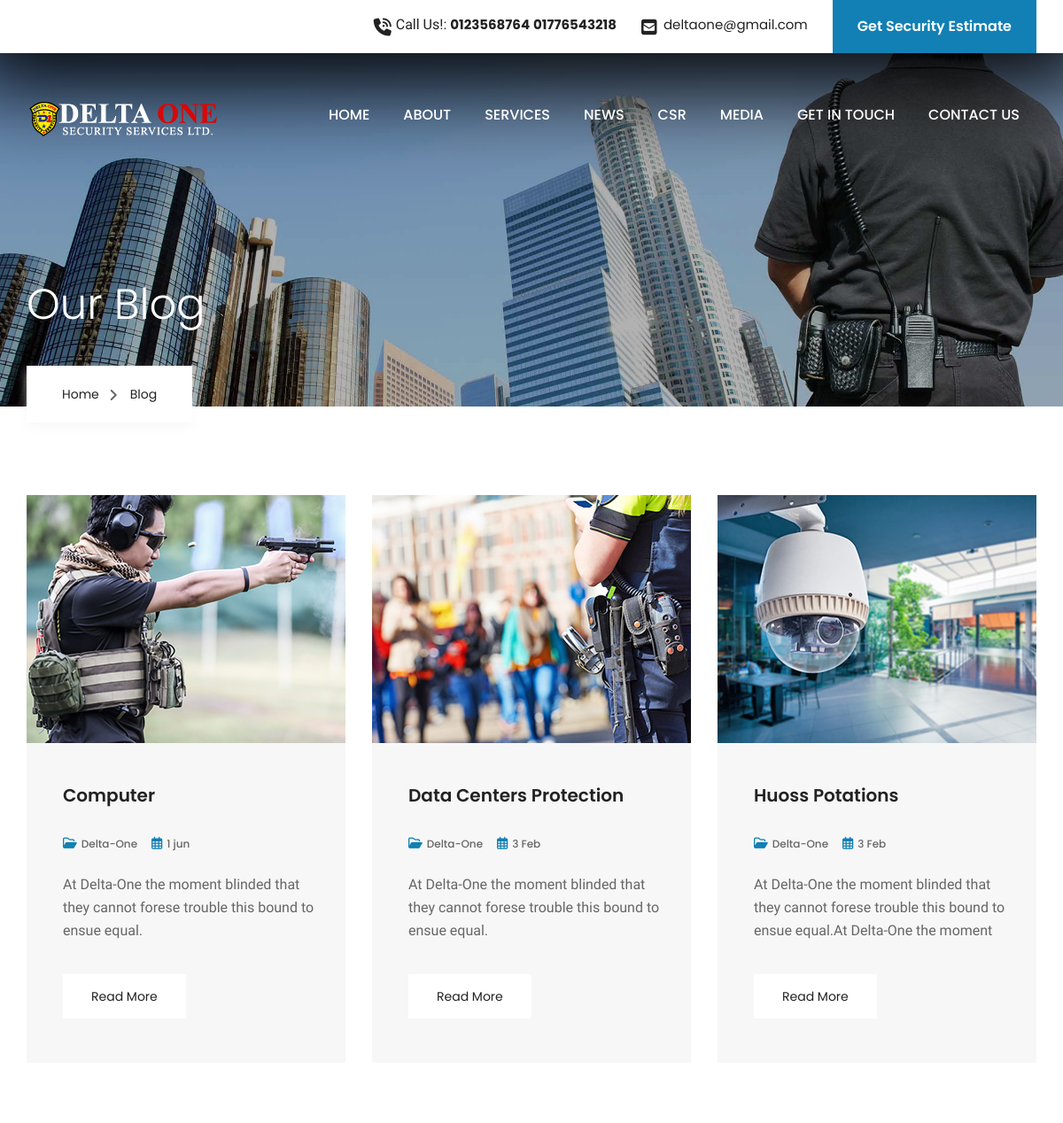
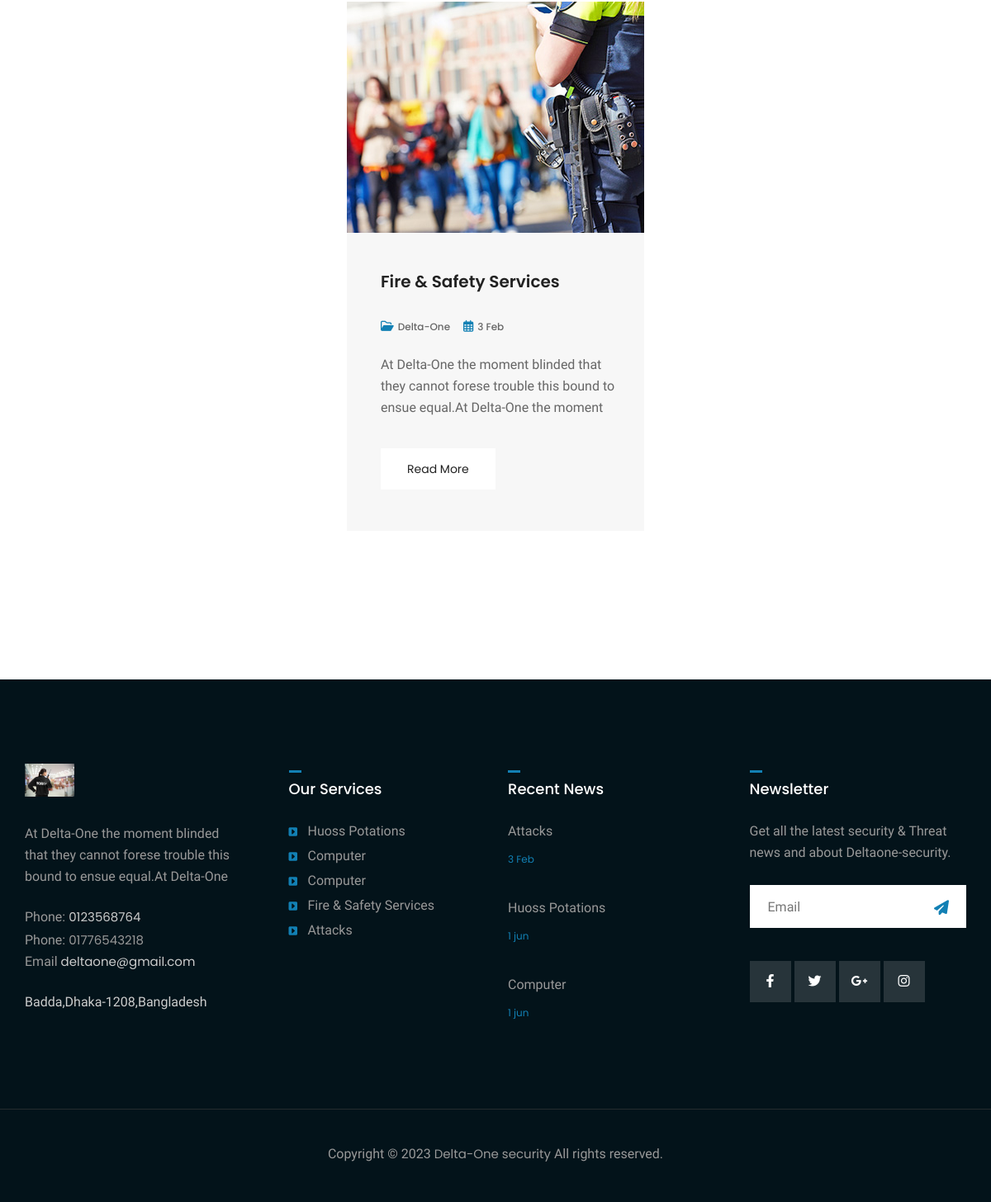
/blog-us/, run on the app's committed database (2 pictures, top to bottom).
### security_app/models.py (models this page shows, shortened)
class Header_and_Footer(models.Model):
    image = models.ImageField(upload_to='Our_blog')
    detalis = models.CharField(max_length=150)
    phone_number1 = models.CharField(max_length=16)
    phone_number2 = models.CharField(max_length=16)
    email =models.EmailField(max_length=100)
    address = models.CharField(max_length=100)
    class Meta:
        verbose_name = 'Header_and_Footer'
        verbose_name_plural = 'Header_and_Footers'
    def __str__(self):
        return self.phone_number1

class Other_Page_Image(models.Model):
    image = models.ImageField(upload_to='Other_Image',blank=True)
    Image_Name = models.CharField(max_length=50,blank=True)
    class Meta:
        verbose_name_plural = 'Other_Page_Images'

class Our_blog(models.Model):
    image = models.ImageField(upload_to='Our_blogImage')
    title = models.CharField(max_length=100)
    detalis = models.CharField(max_length=150)
    date = models.CharField(max_length=100,null=True)
    class Meta:
        verbose_name = 'Our_blog'
        verbose_name_plural = 'Our_blogs'

class Service_Section(models.Model):
    image = models.ImageField(upload_to='ServiceImage',)
    title = models.CharField(max_length=100)
    detalis = RichTextField(default='aaa')

class News_section(models.Model):
    image = models.ImageField(upload_to='News_sectionImage')
    title = models.CharField(max_length=100)
    detalis = models.CharField(max_length=150)
    date = models.CharField(max_length=100,null=True)
    class Meta:
        verbose_name = 'News_section'
        verbose_name_plural = 'News_sections'

### security_app/views.py (the view)
# urls.py: path('blog-us/',blog_page,name='blog-page' ),
def blog_page(request):
    our_blog = Our_blog.objects.all()
    context={
        'our_blog':our_blog,
    }
    return render(request,'security_app/blog.html',context)

### security_app/context_processors.py (called while the page is built)
def G_services(requrest):
    g_service_s = Service_Section.objects.all()
    context={
        'g_service_s':g_service_s
    }
    return context

def G_security_information(requrest):
    g_service_info = Security_information.objects.all().order_by("-id")[:1]
    context={
        'g_service_info':g_service_info
    }
    return context

def G_Gave_Protection_R(requrest):
    g_Gave_Protection_R = I_Gave_Protection_R.objects.all().order_by("-id")[:3]
    context={
        'g_Gave_Protection_R':g_Gave_Protection_R
    }
    return context

def G_Gave_Protection_L(requrest):
    g_Gave_Protection_L = I_Gave_Protection_L.objects.all().order_by("-id")[:3]
    context={
        'g_Gave_Protection_L':g_Gave_Protection_L
    }
    return context

def G_Skill(requrest):
    g_Skill = Skill.objects.all().order_by("-id")[:3]
    context={
        'g_Skill':g_Skill
    }
    return context

def G_contact(requrest):
    g_contact = Header_and_Footer.objects.all()
    print(g_contact)
    context={
        'g_contact':g_contact
    }
    return context

def G_Team_section(requrest):
    g_Team_section = Team_section.objects.all().order_by("-id")[:4]
    context={
        'g_Team_section':g_Team_section
    }
    return context

def G_Brand_section_Add(requrest):
    g_Brand_section_Add = Brand_section_Add.objects.all().order_by("-id")[:5]
    context={
        'g_Brand_section_Add':g_Brand_section_Add
    }
    return context

def G_news(requrest):
    g_news = News_section.objects.all()
    context={
        'g_news':g_news
    }
    return context

def G_Other_Page_Image(requrest):
    g_Other_Page_Image = Other_Page_Image.objects.all().order_by("-id")[:1]
    context={
        'g_Other_Page_Image':g_Other_Page_Image
    }
    return context

def G_Social_media(requrest):
    g_Social_media = Social_media.objects.first()
    context={
        'g_Social_media': g_Social_media,
    }
    return context

### security_app/templates/security_app/blog.html (shortened to what this page needs)
{% extends 'security_app/base.html' %}
{% load static %}
{% block content %}
    {% for i in g_Other_Page_Image %}
    <section class="page-title" style="background-image: url({{i.image.url}});">
    {% endfor %}
        <div class="container">
            <div class="content-box">
                <h1 class="title">Our Blog</h1>
                <ul class="bread-crumb">
                    <li><a href="{% url 'index-page' %}">Home</a></li>
                    <li>Blog</li>
                </ul>
            </div>
        </div>
    </section>
    <section class="news-section our-blog">
        <div class="container">
            <div class="row">
                {% for i in our_blog %}
                    <div class="col-lg-4 col-md-6 col-sm-12 news-column mx-auto ">
                        <div class="news-block-one overlay-box wow fadeInUp" data-wow-delay="0ms">
                            <figure class="image-box">
                                <img style="width: 360px; height: 280px;" src="{{ i.image.url }}" alt="">
                            </figure>
                            <div class="lower-content">
                                <h3 style="width: 289px; height: 56px; overflow: hidden;"><a href="blog-details.html">{{i.title }}</a></h3>
                                <ul class="post-meta">
                                    <li><i class="far fa-folder-open"></i>Delta-One</li>
                                    <li><i class="far fa-calendar-alt"></i>{{ i.date }}</li>
                                </ul>
                                <div style="width: 289px; height: 78px; overflow: hidden; " class="text">{{ i.detalis }}</div>
                                <div class="link"><a href="{% url 'blog_details-page' %}">Read More</a></div>
                            </div>
                        </div>
                    </div>
                {% endfor %}
            </div>
        </div>
    </section>
{% endblock content %}

### security_app/templates/security_app/base.html (shortened to what this page needs)
<!DOCTYPE html>
<html lang="en">
<head>
{% load static %}
<link href="{% static 'security_app/css/style.css' %}" rel="stylesheet">
<link href="{% static 'security_app/css/responsive.css' %}" rel="stylesheet">
<link rel="stylesheet" href="https://cdnjs.cloudflare.com/ajax/libs/font-awesome/6.3.0/css/all.min.css"/>
</head>
<body class="boxed_wrapper">
    <header class="main-header">
        <div class="header-top">
            <div class="container clearfix">
                    {% for i in g_contact %}
                    <div class="top-right clearfix">
                        <ul class="clearfix">
                            <li class="upper-column float-left">
                                <i class="fa fa-phone-volume"></i>
                                Call Us!: <a href="tel:{{ i.phone_number1 }}" >{{ i.phone_number1 }}</a> <a href="tel:{{ i.phone_number2 }}">{{ i.phone_number2 }}</a>
                            </li>
                            <li class="upper-column">
                                <i class="fa fa-envelope-square"></i>
                                <a href="mailto:{{ i.email }}">{{ i.email }}</a>
                            </li>
                            <li class="upper-column">
                                <a href="#" class="upper-btn">Get Security Estimate</a>
                            </li>
                        </ul>
                    </div>
                    {% endfor %}
            </div>
        </div>
        <div class="container">
            <div class="header-bottom">
                <div class="nav-outer clearfix" >
                    <div class="logo-outer">
                        <figure class="logo-box"><a href="{% url 'index-page' %}"><img src="{% static 'security_app/images/logo1.png' %}" alt=""></a></figure>
                    </div>
                    <div class="menu-area clearfix">
                        <nav class="main-menu navbar-expand-lg">
                            <div class="navbar-collapse collapse clearfix">
                                <ul class="navigation clearfix">
                                    <li><a href="{% url 'index-page' %}">Home</a></li>
                                    <li class="dropdown"><a href="#">About</a>
                                    </li>
                                    <li class="dropdown"><a href="#">SERVICES</a>
                                    </li>
                                    <li><a href="{% url 'news-page' %}">News</a></li>
                                    <li><a href="{% url 'csr-page' %}">CSR </a></li>
                                    <li class="dropdown"><a href="#">Media</a>
                                    </li>
                                    <li class="dropdown"><a href="#">Get IN Touch</a>
                                    </li>
                                    <li><a href="{% url 'contact-page' %}">Contact Us </a></li>
                                </ul>
                            </div>
                        </nav>
                    </div>
                </div>
            </div>
        </div>
    </header>
    {% block content %}
    {% endblock content %}
    <footer class="main-footer">
        <div class="footer-top" style="margin-top: 0%;" >
            <div class="container">
                <div class="row">
                    {% for i in g_contact %}
                    <div class="col-lg-3 col-md-6 col-sm-12 footer-column">
                        <div class="logo-widget footer-widget wow fadeInUp" data-wow-delay="0ms" data-wow-duration="1500ms">
                            <figure class="footer-logo"><a href="index.html"><img style="height: 218px; height: 40px; overflow: hidden; " src="{{ i.image.url }}" alt=""></a></figure>
                            <div style="height: 262.5px; height: 78px; overflow: hidden; " class="text">{{ i.detalis }}</div>
                            <ul class="info-box">
                                <li style="height: 262.5px; height: 26.5px; overflow: hidden; " >Phone: <a href="tel:{{ i.phone_number1 }}">{{ i.phone_number1 }}</a></li> Phone: <a href="tel:{{ i.phone_number2 }}">{{ i.phone_number2 }}</a></li>
                                <li>Email <a href="mailto:{{ i.email }}">{{ i.email }}</a></li>
                            </ul>
                            <div style="height: 262.5px; height: 48px; overflow: hidden; " class="address">{{ i.address }}</div>
                        </div>
                    </div>
                    {% endfor %}
                    <div class="col-lg-3 col-md-6 col-sm-12 footer-column"  style="width: 292.5px;height: 291px; overflow: hidden; "  >
                        <div class="service-widget footer-widget wow fadeInUp" data-wow-delay="250ms" data-wow-duration="1500ms">
                            <div class="footer-title"><h4>Our Services</h4></div>
                            <ul class="service-list">
                                {% for i in g_service_s %}
                                <li><a href="{% url 'services_details-page' i.pk %}">{{ i.title }}</a></li>
                                {% endfor %}
                            </ul>
                        </div>
                    </div>
                    <div class="col-lg-3 col-md-6 col-sm-12 footer-column" style="width: 292.5px;height: 305px; overflow: hidden; " >
                        <div class="post-widget footer-widget wow fadeInUp" data-wow-delay="500ms">
                            <div class="footer-title"><h4>Recent News</h4></div>
                            {% for i in g_news %}
                            <div class="post">
                                <div class="text"><a href="blog-details.html">{{ i.title }}</a></div>
                                <div class="post-date">{{ i.date }}</div>
                            </div>
                            {% endfor %}
                        </div>
                    </div>
                    <div class="col-lg-3 col-md-6 col-sm-12 footer-column">
                        <div class="newsletter-widget footer-widget wow fadeInUp" data-wow-delay="750ms">
                            <div class="footer-title"><h4>Newsletter</h4></div>
                            <div class="text">Get all the latest security & Threat  news and about Deltaone-security.</div>
                            <div class="newsletter-form">
                                <form action="#" method="post">
                                    <div class="form-group">
                                        <input type="email" name="email" placeholder="Email" required="">
                                        <button type="submit"><i class="fas fa-paper-plane"></i></button>
                                    </div>
                                </form>
                            </div>
                            <ul class="footer-social clearfix">
                            <li><a href="{{ g_Social_media.facebook_link }}"><i class="fab fa-facebook-f"></i></a></li>
                            <li><a href="{{ g_Social_media.instagram_link }}"><i class="fab fa-twitter"></i></a></li>
                            <li><a href="{{ g_Social_media.twitter_link }}"><i class="fab fa-google-plus-g"></i></a></li>
                            <li><a href="{{ g_Social_media.google_plus_link }}"><i class="fab fa-instagram"></i></a></li>
                            </ul>
                        </div>
                    </div>
                </div>
            </div>
        </div>
        <div class="footer-bottom centred">
            <div class="container">
                <div class="copyright">Copyright &copy; 2023 <a href="#">Delta-One security</a> All rights reserved.</div>
            </div>
        </div>
    </footer>
</body>
</html>

### security_app/static/security_app/css/responsive.css (style rules this page uses)
@media only screen and (max-width: 5000px) { .boxed_wrapper { overflow-x: hidden; } }
@media only screen and (max-width: 1200px) { .footer-top .newsletter-widget .footer-social li, .contact-section .contact-info .social li { margin-bottom: 4px; } }
@media only screen and (max-width: 1200px) { .news-block-one .lower-content { padding-left: 30px; } }

### data on the page
Header_and_Footer: phone_number1 "0123568764", phone_number2 "01776543218", email "deltaone@gmail.com", image (picture), detalis "At Delta-One the moment blinded that they cannot forese trouble this bound to ensue equal.At Delta-One…", address "Badda,Dhaka-1208,Bangladesh"
Other_Page_Image: image (picture)
Our_blog: image (picture), title "Computer", date "1 jun", detalis "At Delta-One the moment blinded that they cannot forese trouble this bound to ensue equal."
Our_blog: image (picture), title "Data Centers Protection", date "3 Feb", detalis "At Delta-One the moment blinded that they cannot forese trouble this bound to ensue equal."
Our_blog: image (picture), title "Huoss Potations", date "3 Feb", detalis "At Delta-One the moment blinded that they cannot forese trouble this bound to ensue equal.At Delta-One the moment…"
Our_blog: image (picture), title "Fire & Safety Services", date "3 Feb", detalis "At Delta-One the moment blinded that they cannot forese trouble this bound to ensue equal.At Delta-One the moment…"
Service_Section: title "Huoss Potations"
Service_Section: title "Computer"
Service_Section: title "Computer"
Service_Section: title "Fire & Safety Services"
Service_Section: title "Attacks"
News_section: title "Attacks", date "3 Feb"
News_section: title "Huoss Potations", date "1 jun"
News_section: title "Computer", date "1 jun"
